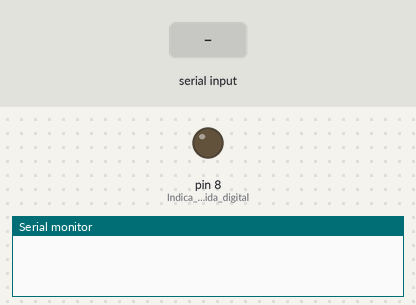
The sketch below on a simulated Arduino Uno, built with avr-gcc and run on an emulated ATmega328P. Parts: output pins drawn as LEDs (lit = HIGH), the last lines printed to the serial monitor. The test bench sets the inputs (shaded band).

Above: at 1.2 s.
1.3 s: "1\n" received over Serial
At 2.2 s:
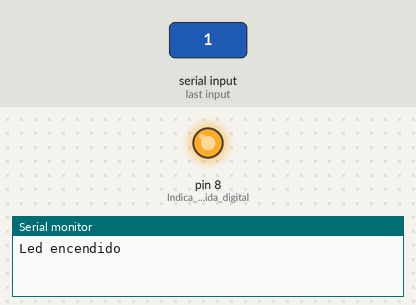
Timing chart, 0 to 4.3 s (numbered marks = the images above; inputs shaded):
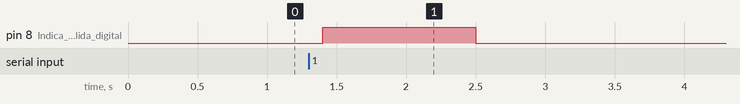

Measured:
- after the input at 1.3 s, pin 8 (Indica_la_salida_digital): LOW → HIGH after 0.10 s, → LOW 1.1 s later

The sketch:

Led.ino
```cpp
int op=0;
void setup() {
  // put your setup code here, to run once:
  Serial.begin(9600);
  pinMode(8,OUTPUT); //Indica la salida digital del pin 13

}

void loop() {
  if(Serial.available()>0){
    op=Serial.parseInt();
    delay(100);
    if(op==1){
     digitalWrite(8,HIGH); //Se activa el led
     Serial.println("Led encendido");
    }
    if(op==0){
      digitalWrite(8,LOW);
      Serial.println("Led apagado");
    }
  }
}
```
